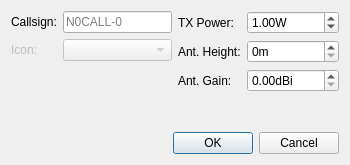
<?xml version="1.0" encoding="UTF-8"?>
<ui version="4.0">
 <class>StationDialog</class>
 <widget class="QDialog" name="StationDialog">
  <property name="geometry">
   <rect>
    <x>0</x>
    <y>0</y>
    <width>350</width>
    <height>165</height>
   </rect>
  </property>
  <property name="windowTitle">
   <string>Configure Station</string>
  </property>
  <layout class="QVBoxLayout" name="verticalLayout">
   <item>
    <layout class="QHBoxLayout" name="horizontalLayout">
     <item>
      <layout class="QFormLayout" name="formLayout">
       <item row="0" column="0">
        <widget class="QLabel" name="label">
         <property name="text">
          <string>Callsign:</string>
         </property>
        </widget>
       </item>
       <item row="0" column="1">
        <widget class="QLineEdit" name="callsign">
         <property name="placeholderText">
          <string>N0CALL-0</string>
         </property>
        </widget>
       </item>
       <item row="1" column="0">
        <widget class="QLabel" name="label_2">
         <property name="enabled">
          <bool>false</bool>
         </property>
         <property name="text">
          <string>Icon:</string>
         </property>
        </widget>
       </item>
       <item row="1" column="1">
        <widget class="QComboBox" name="icon">
         <property name="enabled">
          <bool>false</bool>
         </property>
         <property name="sizePolicy">
          <sizepolicy hsizetype="Expanding" vsizetype="Fixed">
           <horstretch>0</horstretch>
           <verstretch>0</verstretch>
          </sizepolicy>
         </property>
        </widget>
       </item>
      </layout>
     </item>
     <item>
      <layout class="QFormLayout" name="formLayout_2">
       <item row="0" column="0">
        <widget class="QLabel" name="label_3">
         <property name="text">
          <string>TX Power:</string>
         </property>
        </widget>
       </item>
       <item row="0" column="1">
        <widget class="QDoubleSpinBox" name="txPower">
         <property name="sizePolicy">
          <sizepolicy hsizetype="Expanding" vsizetype="Fixed">
           <horstretch>0</horstretch>
           <verstretch>0</verstretch>
          </sizepolicy>
         </property>
         <property name="buttonSymbols">
          <enum>QAbstractSpinBox::ButtonSymbols::UpDownArrows</enum>
         </property>
         <property name="suffix">
          <string>W</string>
         </property>
         <property name="maximum">
          <double>2350.000000000000000</double>
         </property>
         <property name="value">
          <double>1.000000000000000</double>
         </property>
        </widget>
       </item>
       <item row="1" column="0">
        <widget class="QLabel" name="label_4">
         <property name="text">
          <string>Ant. Height:</string>
         </property>
        </widget>
       </item>
       <item row="1" column="1">
        <widget class="QSpinBox" name="antHeight">
         <property name="sizePolicy">
          <sizepolicy hsizetype="Expanding" vsizetype="Fixed">
           <horstretch>0</horstretch>
           <verstretch>0</verstretch>
          </sizepolicy>
         </property>
         <property name="suffix">
          <string>m</string>
         </property>
         <property name="maximum">
          <number>255</number>
         </property>
        </widget>
       </item>
       <item row="2" column="0">
        <widget class="QLabel" name="label_5">
         <property name="text">
          <string>Ant. Gain:</string>
         </property>
        </widget>
       </item>
       <item row="2" column="1">
        <widget class="QDoubleSpinBox" name="antGain">
         <property name="sizePolicy">
          <sizepolicy hsizetype="Expanding" vsizetype="Fixed">
           <horstretch>0</horstretch>
           <verstretch>0</verstretch>
          </sizepolicy>
         </property>
         <property name="suffix">
          <string>dBi</string>
         </property>
         <property name="maximum">
          <double>63.750000000000000</double>
         </property>
        </widget>
       </item>
      </layout>
     </item>
    </layout>
   </item>
   <item>
    <widget class="QDialogButtonBox" name="buttonBox">
     <property name="orientation">
      <enum>Qt::Orientation::Horizontal</enum>
     </property>
     <property name="standardButtons">
      <set>QDialogButtonBox::StandardButton::Cancel|QDialogButtonBox::StandardButton::Ok</set>
     </property>
    </widget>
   </item>
  </layout>
 </widget>
 <resources/>
 <connections>
  <connection>
   <sender>buttonBox</sender>
   <signal>accepted()</signal>
   <receiver>StationDialog</receiver>
   <slot>accept()</slot>
   <hints>
    <hint type="sourcelabel">
     <x>248</x>
     <y>254</y>
    </hint>
    <hint type="destinationlabel">
     <x>157</x>
     <y>274</y>
    </hint>
   </hints>
  </connection>
  <connection>
   <sender>buttonBox</sender>
   <signal>rejected()</signal>
   <receiver>StationDialog</receiver>
   <slot>reject()</slot>
   <hints>
    <hint type="sourcelabel">
     <x>316</x>
     <y>260</y>
    </hint>
    <hint type="destinationlabel">
     <x>286</x>
     <y>274</y>
    </hint>
   </hints>
  </connection>
 </connections>
</ui>
